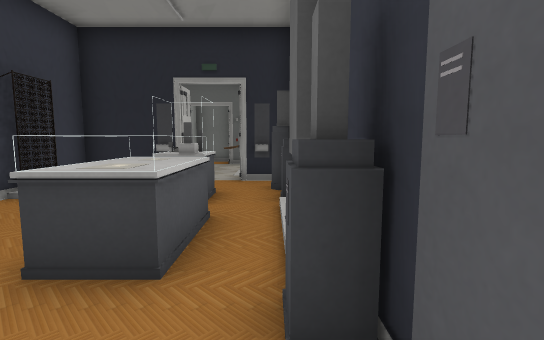
[1] (above)

19 first-person views from a walk through a Godot game level. The camera is 1.2 m above the floor, tilts 6° down and sees 85° across. The floor is counted in squares, 1 m on a side. Each view is taken from the middle of a square. On the plan, view 1 faces up. The plan holds only what a view shows up to about 13 squares ahead; the rest is blank. The place goes on beyond the plan.

[2]
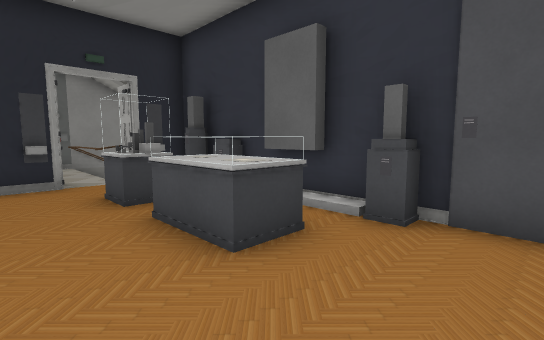

[3]
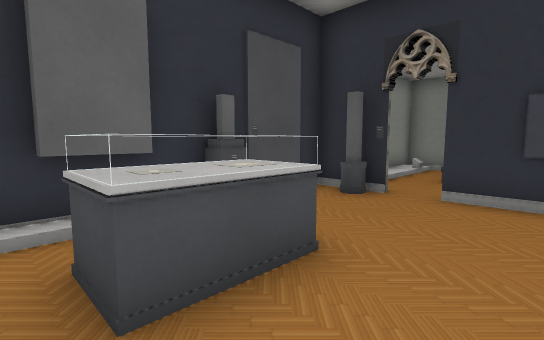

[4]
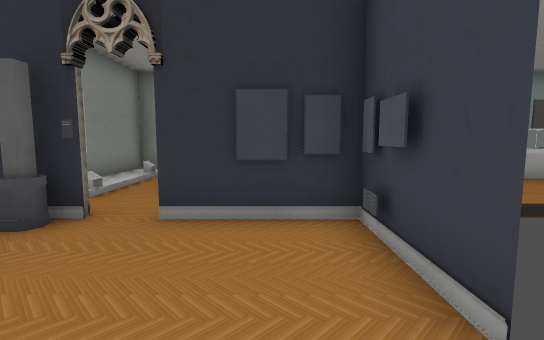

[5]
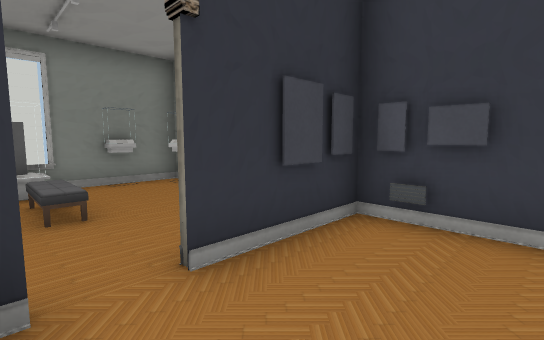

[6]
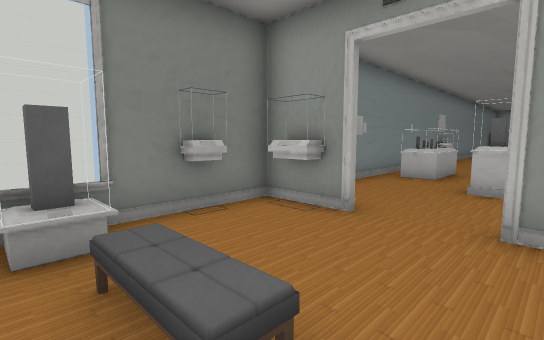

[7]
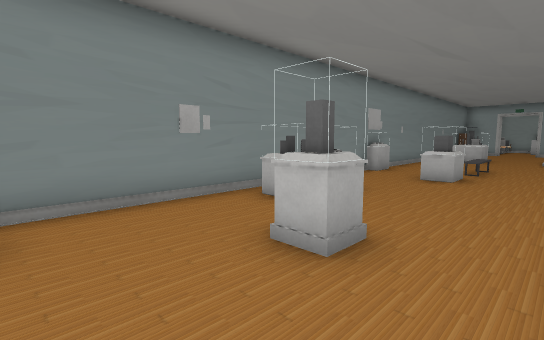

[8]
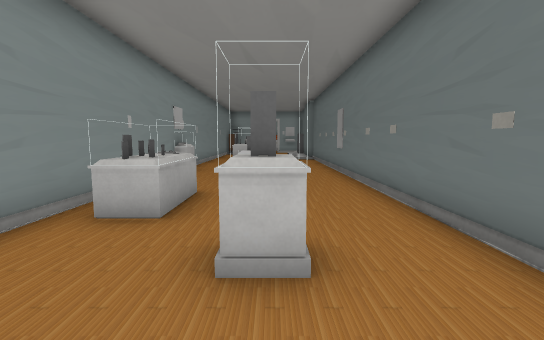

[9]
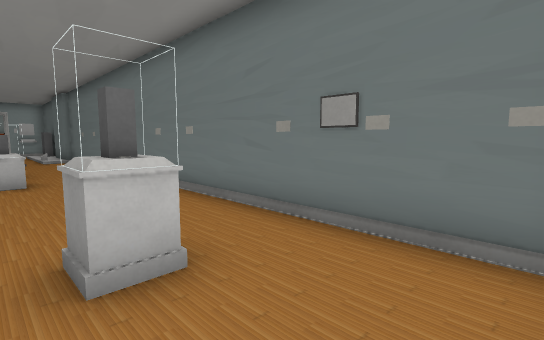

[10]
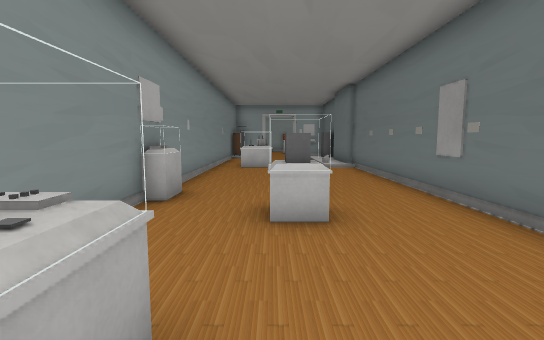

[11]
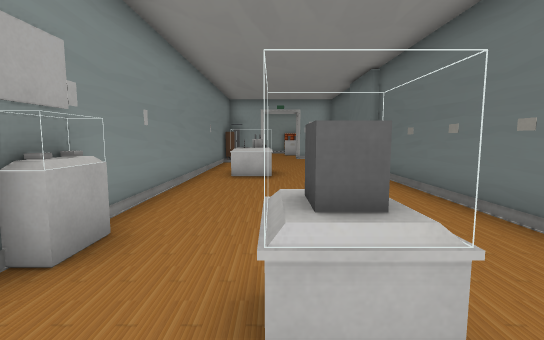

[12]
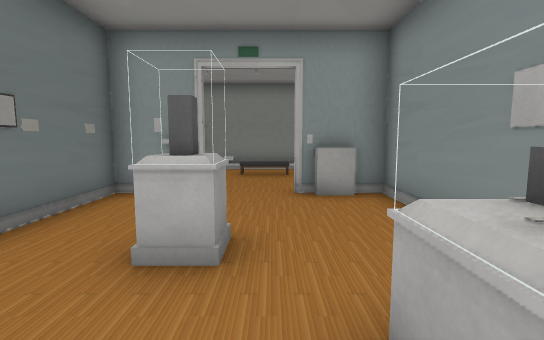

[13]
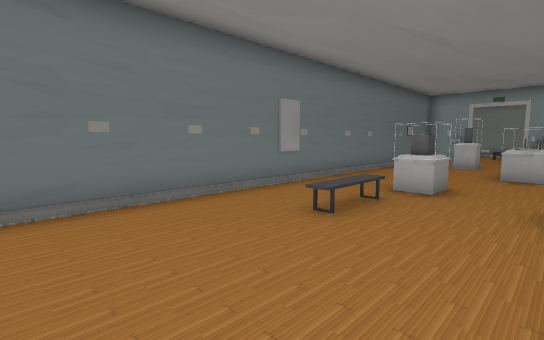

[14]
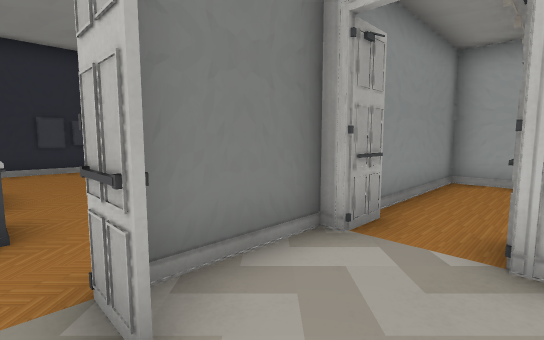

[15]
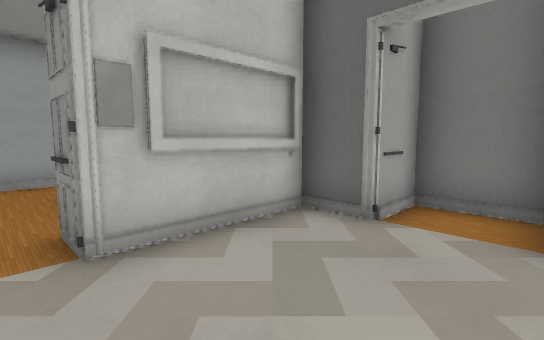

[16]
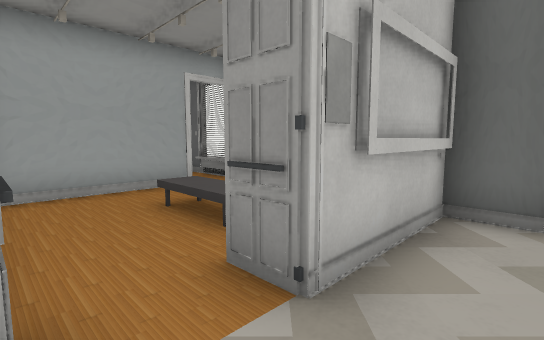

[17]
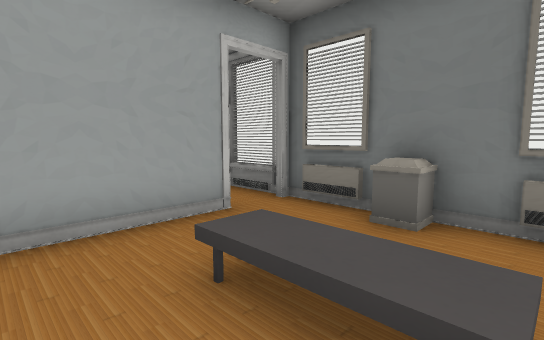

[18]
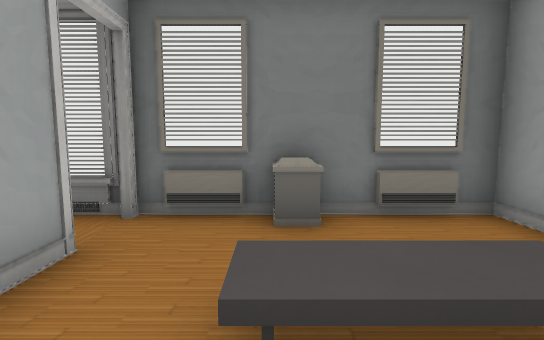

[19]
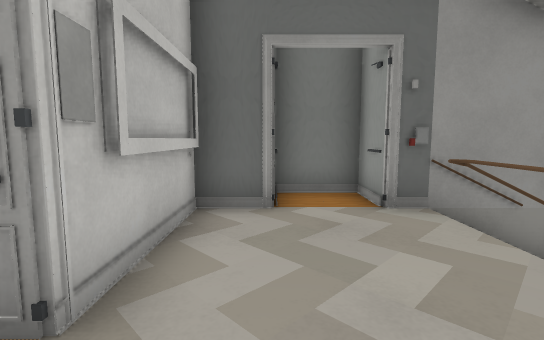

### Floor plan
Key: @ floor where view 1 was taken; # wall or solid block; . main floor; : floor 0.25 m higher than the main floor; / step, stairs or slope; = window, fence, low wall or low ledge; ^ raised ledge; v drop or lower ground; O other object.
Columns run from 23 left of view 1 to 1 right of it. Each row starts with its distance up from view 1.
 16                    ###
 15          ###########.#
 14           ....^...##.####
 13             #.....#...==
 12             #.OO..#...v
 11             #....##...v
 10             #.........v
  9             ######..#.###
  8                  ####.##
  7                   #...###
  6                   #..^^^#
  5                   ......#
  4                    ..^^.#
  3                    ..^^.#
  2                    .....#
  1                  #......#
  0                  ##....@#
 -1 ####################..#.#
 -2 ..................#^#.#^#
 -3 ..................#..../#
 -4 ....OO.^......#......O.:#
 -5 .......^.............O.:#
 -6 ...........^^....=^..../#
 -7 ......^...........##.##/#
 -8 #########################

Positions as (right, up) in squares from view 1, and headings:
1: (0, 0), facing up
2: (-4, 0), facing up-right
3: (-4, 5), facing down-right
4: (-4, 3), facing down
5: (-1, 1), facing down-left
6: (-1, -3), facing down-left
7: (-6, -2), facing down-left
8: (-6, -4), facing left
9: (-6, -5), facing up-left
10: (-11, -5), facing left
11: (-14, -5), facing left
12: (-12, -5), facing right
13: (-23, -7), facing up-right
14: (-2, 11), facing down-left
15: (-2, 10), facing up-left
16: (-4, 9), facing up-left
17: (-7, 10), facing up-left
18: (-9, 10), facing up
19: (-4, 9), facing up
